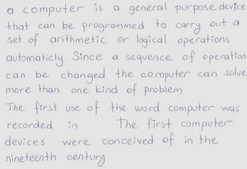
#> input picture image_2_IAM.jpg, 247 x 169 px, shrunk from 640 x 438 before the run
$ jupyter execute --allow-errors main_2.ipynb
#> lines starting #> are read from the running program, lines starting #| are printed output that depends on the picture; after the words box and inside, x2 and y2 are one past the last pixel; in counts of white or black regions, pixels touching at a corner belong together; long printed decimals are rounded
### extra

1. implement the paper
2. implement the hugging face trocr model
3. see the zero shot results
4. if possible show some result matrix
5. implement simple thresolding method(main.ipynb)

[cell 1]
import cv2
import numpy as np
import matplotlib.pyplot as plt
# Load the image
image = cv2.imread("image_2_IAM.jpg", cv2.IMREAD_GRAYSCALE)
#> image: shape (169, 247); min 120, max 242, mean 223.8

# Binarize the image
_, binary_image = cv2.threshold(image, 0, 255, cv2.THRESH_BINARY_INV + cv2.THRESH_OTSU)
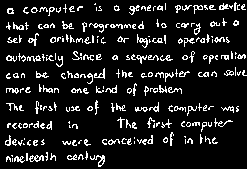
#> binary_image: shape (169, 247); 11.3% white in thin lines or dots
plt.imshow(binary_image, cmap='gray')
plt.show()
# Find connected components
num_labels, labels, stats, _ = cv2.connectedComponentsWithStats(binary_image)
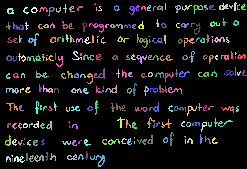
#> labels: shape (169, 247) int32; 240 distinct labels, from 0 to 239; one colour per label, 0 black
#> num_labels = 240; stats = 240 rows, first 6: [0, 0, 247, 169, 37039], [94, 3, 2, 2, 3], [165, 3, 1, 7, 7], [219, 3, 10, 7, 39], [234, 2, 3, 9, 18], [63, 4, 4, 9, 12]

# Calculate the average width of components
component_widths = stats[1:, cv2.CC_STAT_WIDTH]  # Exclude the background
#> component_widths = 239 values, max 19 at index 179, min 1 at index 1, mean 6.04
average_width = np.mean(component_widths)
#> average_width = 6.04
print(f"Average width of components: {average_width}")
#| Average width of components: 6.038

### Line segmentaion

[cell 2]
import cv2
import numpy as np
import matplotlib.pyplot as plt

# Load the image
image = cv2.imread('image_2_IAM.jpg', cv2.IMREAD_GRAYSCALE)

# Convert to grayscale and preprocess
blurred = cv2.GaussianBlur(image, (5, 5), 0)
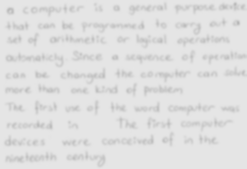
#> blurred: shape (169, 247); min 184, max 230, mean 223.8

# Display the preprocessed image
plt.imshow(blurred, cmap='gray')
plt.title("Preprocessed Image")
plt.show()

[cell 3]
component_widths
#> Out has the same summary as component_widths

[cell 4]
# Calculate connected components
_, binary_image = cv2.threshold(image, 0, 255, cv2.THRESH_BINARY_INV + cv2.THRESH_OTSU)
plt.imshow(binary_image, cmap='gray')
plt.show()
# Find connected components
num_labels, labels, stats, _ = cv2.connectedComponentsWithStats(binary_image)

# Calculate the average width of components
component_widths = stats[1:, cv2.CC_STAT_WIDTH]  # Exclude the background
average_width = np.mean(component_widths)
print(f"Average width of components: {average_width}")
#| Average width of components: 6.038

stripe_width = int(average_width)
#> stripe_width = 6

# Split image into vertical stripes
height, width = blurred.shape
#> height = 169; width = 247
stripes = [blurred[:, i:i + stripe_width] for i in range(0, width, stripe_width)]
#> stripes = 42 items

# Visualize a few stripes
for idx, stripe in enumerate(stripes[:5]):
    plt.imshow(stripe, cmap='gray')
    plt.title(f"Stripe {idx + 1}")
    plt.show()
#> this loop made 5 passes
#> pass 1, `plt.show()`:
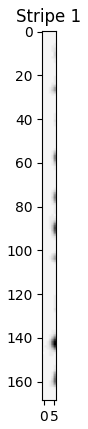
#> figure drawn by matplotlib, 1 panel
#> pass 2, `plt.show()`:
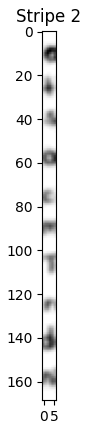
#> figure drawn by matplotlib, 1 panel

[cell 5]
painted_image = np.zeros_like(blurred)

for i, stripe in enumerate(stripes):
    for row in range(stripe.shape[0]):
        avg_gray = np.mean(stripe[row, :])
        stripe[row, :] = avg_gray
    painted_image[:, i * stripe_width:(i + 1) * stripe_width] = stripe
#> this loop made 42 passes

# Display the painted image
plt.imshow(painted_image, cmap='gray')
plt.title("Painted Image")
plt.show()

[cell 6]
# Apply Otsu's thresholding
_, binary_image = cv2.threshold(painted_image, 0, 255, cv2.THRESH_BINARY + cv2.THRESH_OTSU)
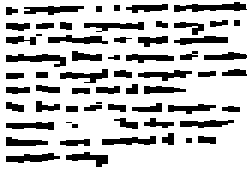
#> binary_image: shape (169, 247); 75.2% white; 62 black regions (3 under 20 px), largest, box (x1, y1, x2, y2) and area: (174, 2, 247, 12) 439, (6, 54, 66, 67) 414, (24, 6, 84, 15) 348

# Display the binary image
plt.imshow(binary_image, cmap='gray')
plt.title("Thresholding of painted Image")
plt.show()

[cell 7]
import cv2
import numpy as np
import matplotlib.pyplot as plt

# Function to fill vertical gaps between black regions
def fill_vertical_gaps(image, gap_threshold):
    filled_image = image.copy()
    rows, cols = filled_image.shape

    for col in range(cols):
        start = None
        for row in range(rows):
            # Identify black regions (0) with white gaps (255)
            if filled_image[row, col] == 0:
                if start is not None:
                    # If a gap is detected between two black regions
                    gap_height = row - start - 1
                    if gap_height > 0 and gap_height <= gap_threshold:
                        # Fill the gap with black (0) if within the threshold
                        filled_image[start + 1:row, col] = 0
                start = row  # Update the start position

    return filled_image

# Define the vertical gap threshold
gap_threshold = 10  # Adjust based on your dataset

# Apply the vertical gap filling function
filled_image = fill_vertical_gaps(binary_image, gap_threshold)
#> after the loop in fill_vertical_gaps, `for col in range(cols):`:
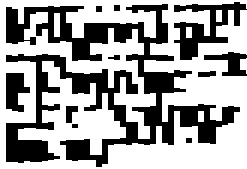
#> filled_image: shape (169, 247); 62.3% white; 11 black regions, largest, box (x1, y1, x2, y2) and area: (6, 4, 240, 167) 12486, (174, 2, 247, 60) 1699, (6, 73, 30, 112) 642

# Display the original and filled images
plt.figure(figsize=(12, 6))
plt.subplot(1, 2, 1)
plt.title("Thresholding of painted Image")
plt.imshow(binary_image, cmap='gray')

plt.subplot(1, 2, 2)
plt.title("Filled Vertical Gaps")
plt.imshow(filled_image, cmap='gray')
plt.show()

[cell 8]
# algorithem which can remove the portion of black box or trim it if it's hight is more than thresold and
# width should be the strip size
threshold_width=4*stripe_width
#> threshold_width = 24
sum_s = 1
filled_image_n=filled_image.copy()
for i in range(0, filled_image.shape[1], stripe_width):
    for j in range(0, filled_image.shape[0]-threshold_width):
        sum_s = np.sum(filled_image[j:j+threshold_width, i:i + stripe_width])
        if sum_s<=0:
            filled_image_n[j:j+threshold_width, i:i + stripe_width]=255
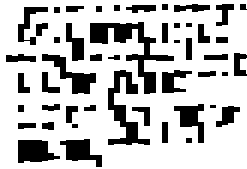
#> filled_image_n: shape (169, 247); 75% white; 48 black regions (2 under 20 px), largest, box (x1, y1, x2, y2) and area: (90, 22, 174, 94) 1638, (108, 70, 150, 145) 1158, (42, 54, 96, 94) 744

plt.figure(figsize=(12, 6))
plt.subplot(1, 2, 1)
plt.title("Filled Vertical Gaps")
plt.imshow(filled_image, cmap='gray')

plt.subplot(1, 2, 2)
plt.title("Filled Vertical gap thresolded")
plt.imshow(filled_image_n, cmap='gray')
plt.show()

[cell 9]
import cv2
import numpy as np
import matplotlib.pyplot as plt

def fill_white_gaps(image, gap_threshold):
    filled_image = image.copy()
    rows, cols = filled_image.shape

    for row in range(rows):
        start = None
        for col in range(cols):
            # Identify black regions (0) with white gaps (255)
            if filled_image[row, col] == 0:
                if start is not None:
                    # If a gap is detected between two black regions
                    gap_width = col - start - 1
                    if gap_width > 0 and gap_width <= gap_threshold:
                        # Fill the gap with black (0) if within the threshold
                        filled_image[row, start + 1:col] = 0
                start = col  # Update the start position

    return filled_image

# Define the gap threshold
gap_threshold = stripe_width*4  # Adjust based on your dataset
#> gap_threshold = 24

# Apply the gap filling function
filled_image_n_n = fill_white_gaps(filled_image_n, gap_threshold)
#> after the loop in fill_white_gaps, `for row in range(rows):`:
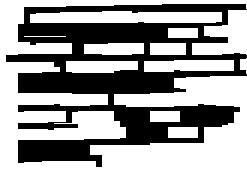
#> filled_image: shape (169, 247); 59% white; 1 black region, box (x1, y1, x2, y2) and area: (6, 4, 247, 167) 17100

# Display the original and filled images
plt.figure(figsize=(12, 6))
plt.subplot(1, 2, 1)
plt.title("Filled Vertical gap thresolded")
plt.imshow(filled_image_n, cmap='gray')

plt.subplot(1, 2, 2)
plt.title("Filled white gaps Image")
plt.imshow(filled_image_n_n, cmap='gray')
plt.show()

[cell 10]
import cv2
import numpy as np
import matplotlib.pyplot as plt

#> (the rest of this cell did not finish here and is left out)

[cell 11]
# [17 lines of commented-out code are left out]

[cell 12]
import cv2
import numpy as np
import matplotlib.pyplot as plt

#> (the rest of this cell did not finish here and is left out)

[cell 13]
# [149 lines of commented-out code are left out]

[cell 14]
# edited (use this)
import cv2
import numpy as np
import matplotlib.pyplot as plt
from skimage.morphology import skeletonize


# [135 lines left out: functions find_endpoints, extend_horizontally, connect_lines, not called in this run]

# Load the filtered binary image
# image = cv2.imread('image.png', cv2.IMREAD_GRAYSCALE)
#> (the rest of this cell did not finish here and is left out)

[cell 15]
image = cv2.imread("image_2_IAM.jpg", cv2.IMREAD_GRAYSCALE)
_, binary_image = cv2.threshold(image, 0, 255, cv2.THRESH_BINARY_INV + cv2.THRESH_OTSU)
#> (the rest of this cell did not finish here and is left out)

Crop and Save the lines

[cell 16]
import os
import cv2
import numpy as np

# [67 lines left out: function crop_and_save_lines, not called in this run]
        # return num_labels, labels, stats,cropped_line.shape

output_folder = r"D:\Digital Image Processing\Project\Project_code_folder\line_imgs_paper\\"

image = cv2.imread("image_2_IAM.jpg", cv2.IMREAD_GRAYSCALE)
_, binary_image = cv2.threshold(image, 0, 255, cv2.THRESH_BINARY_INV + cv2.THRESH_OTSU)
#> (the rest of this cell did not finish here and is left out)

## Word segmentation using number of isolated lines in the horizontal line

[cell 17]
# words segmentation
word_folder_path = r"D:\Digital Image Processing\Project\Project_code_folder\word_imgs"

import cv2
import os
import matplotlib.pyplot as plt
import numpy as np
# Load the grayscale image
# [72 lines left out: functions image_thresolding, cols_without_text, find_final_lines, save_the_words, not called in this run]
line_folder_path = r"D:\Digital Image Processing\Project\git_hub\DIP_Project\line_imgs_paper\image_2_IAM\\"
#> (the rest of this cell did not finish here and is left out)

## command to run the main.py file

[cell 18]
# for i in range(2,33):
    # print(f"{i}_done")

[cell 19]
# for i in range(3,33):
#     img_p = f'data/renamed/image_{i}.png'
#     img_n = f'image_{i}'
#     ! python "line_word_recognition_py_files/main.py" img_p img_n "line_imgs_paper/" "line_imgs_paper_words/" "Results_imgs/"
#     # print(f"{i}_done")

[cell 20]
# for i in range(2,33):
    # print(f"{i}_done")

[cell 21]
import cv2
import matplotlib.pyplot as plt
path = "Results_imgs/line_results/"
image_3 = cv2.imread(path+"image_3_lines.png", cv2.IMREAD_GRAYSCALE)
image_20 = cv2.imread(path+"image_20_lines.png", cv2.IMREAD_GRAYSCALE)
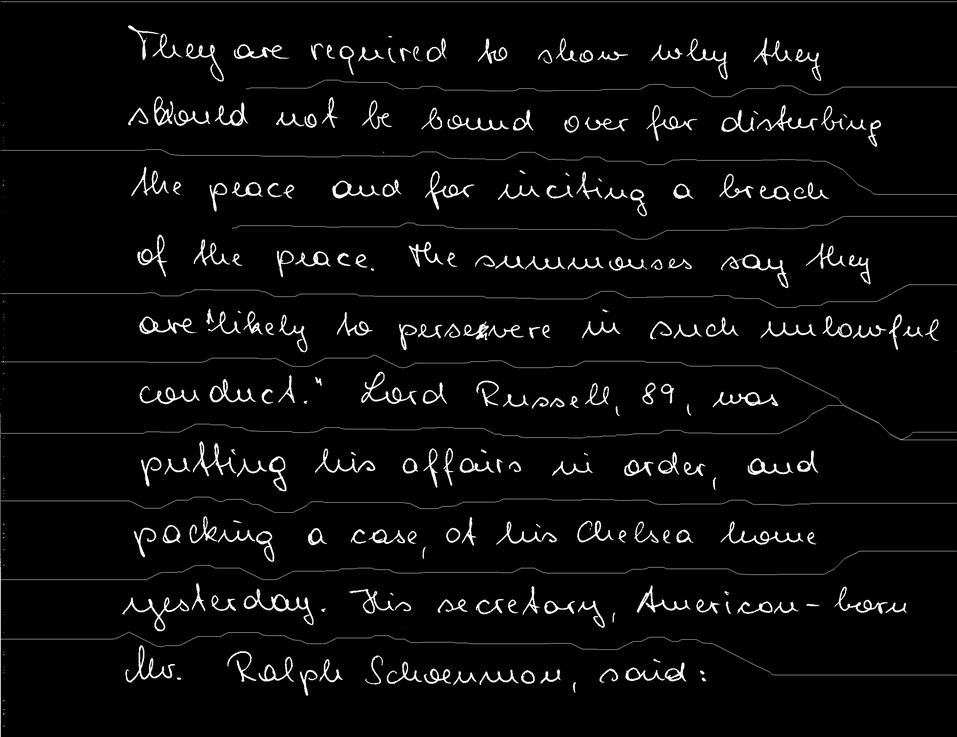
#> input picture Results_imgs/line_results/image_20_lines.png, 957 x 737 px, shrunk from 2479 x 1909 before the run
#> image_20 is the input picture: shape (737, 957); min 0, max 255, mean 10.2
image_19 = cv2.imread(path+"image_19_lines.png", cv2.IMREAD_GRAYSCALE)
image_11 = cv2.imread(path+"image_11_lines.png", cv2.IMREAD_GRAYSCALE)

#lalitha code
plt.figure(figsize=(15,20))

plt.subplot(3,2,1)
#> (the rest of this cell did not finish here and is left out)
